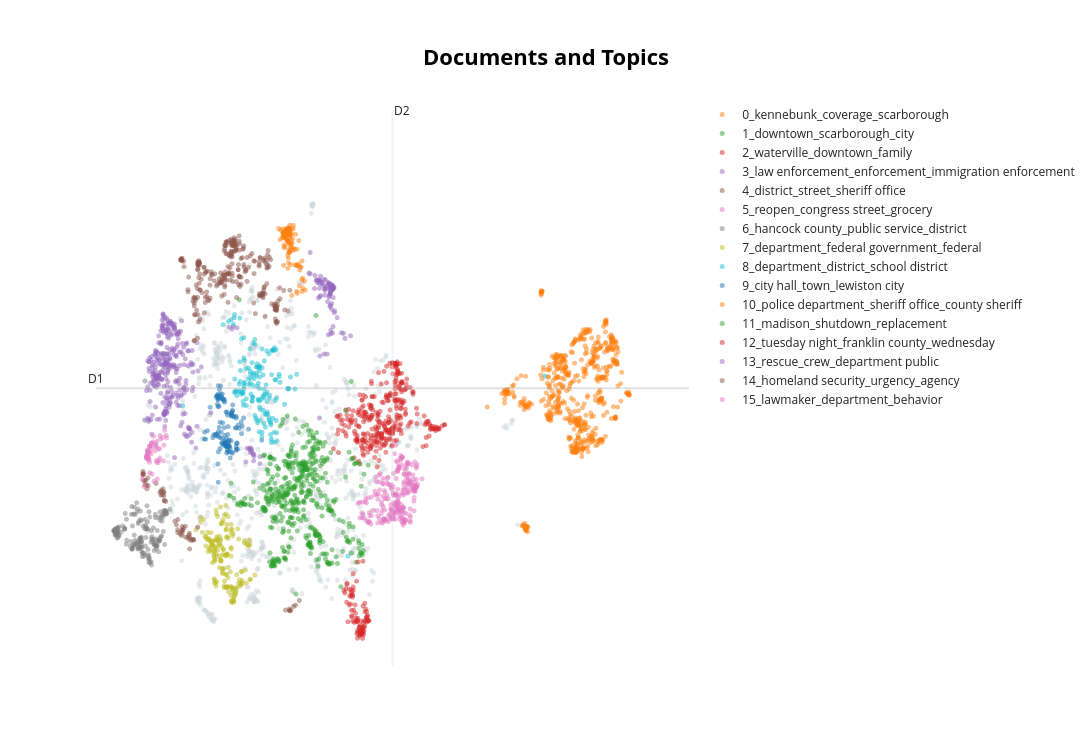

Notebook code cell kept with this figure:
### Code cell
# 2D document visualization colored by BERTopic topic
fig_docs = topic_model.visualize_documents(
    df["Title"].tolist(), reduced_embeddings=reduced_2d, hide_annotations=True
)
fig_docs.show()
